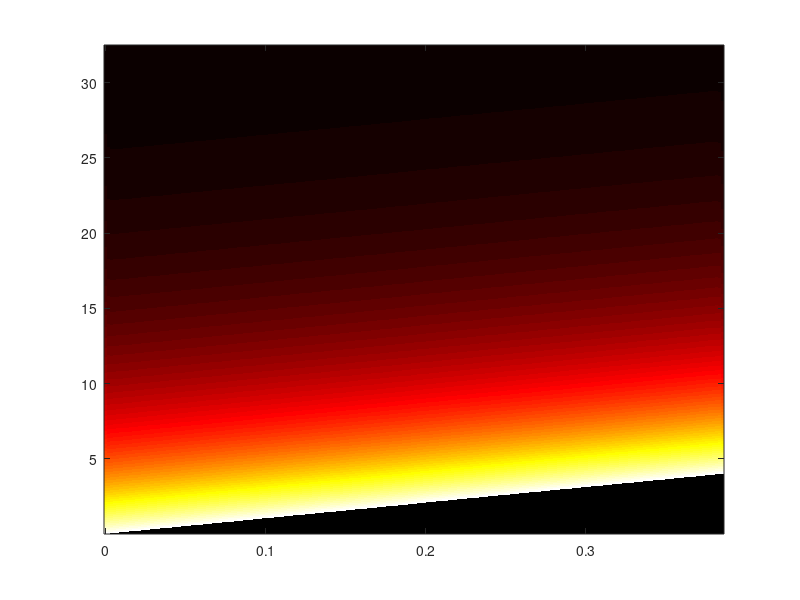

Recreate this plot in MATLAB. (Note: this script raises an error after producing the figure.)

clear; clc; close all

%% Parameters

rho = 1240;
cp = 1800;
k = 0.13;
w = 0.0004;
a = 0.08;
b = 0.04;

h = 10;
hb = 100;
Te = 22;
Tb = 60;
T0 = 200;

Tprint = 4;
dt = 0.01;
tmax = 180;
tol = 1;

%% Filament geometry

L = pi*(3*(a+b) - sqrt((3*a+b)*(a+3*b)));
N = 200;
ds = L/N;
s = (0:N-1)'*ds;
T = nan(N,1);
nPrinted = 0;

%% Heat equation

alpha = k/(rho*cp);
gamma1 = alpha/ds^2;
beta = (3*h + hb)/(rho*cp*w);
dt_max = 1/(2*gamma1 + beta);
assert(dt < dt_max, 'Time step too large')

%% Simulation 
% Finite volume method with forward Euler

time = [];
T_history = [];
temperatureDifference = [];

for t = 0:dt:tmax

    nActive = min(N, floor(t/Tprint*(N-1)) + 1);
    T(nPrinted+1:nActive) = T0;
    nPrinted = nActive;
    temp = T(1:nActive);
    Phi = zeros(nActive+1,1);

    if nActive > 1
        Phi(2:end-1) = ...
            (temp(1:end-1)-temp(2:end))*gamma1;
    end

    if nActive == N
        Phi(1) = (temp(end)-temp(1))*gamma1;
        Phi(end) = Phi(1);
    end

    f_T = (3*h*(Te-temp) + hb*(Tb-temp))/(rho*cp*w);

    T(1:nActive) = temp + dt*(...
        Phi(1:end-1) - Phi(2:end) + f_T);

    time(end+1) = t+dt;
    T_history(:,end+1) = T;

    temperatureDifference(end+1) = ...
        max(T(1:nActive)) - min(T(1:nActive));

    if t >= Tprint && temperatureDifference(end) < tol
        break
    end
end

%% Results

fprintf('Filament length: %.4f m\n', L)
fprintf('Time until uniform: %.2f s\n', time(end))
fprintf('Cooling after printing: %.2f s\n', time(end)-Tprint)
fprintf('Final temperature difference: %.3f C\n', ...
    temperatureDifference(end))

%% Temperature heatmap

figure

hImg = imagesc(s, time, T_history');
set(hImg, 'AlphaData', double(~isnan(T_history')))
set(gca, 'YDir', 'normal', 'Color', [0.8 0.8 0.8])
colormap(hot)
clim([Te T0])
colorbar
xlabel('Distance along filament (m)')
ylabel('Time (s)')
hold on
yline(Tprint, 'w--', 'Printing complete', 'LineWidth', 1.5)


%% Temperature uniformity

figure
plot(time, temperatureDifference, 'LineWidth', 1.5)
hold on
yline(tol,'--','Uniformity criterion')
xline(Tprint,'--','Printing complete')
xlabel('Time (s)')
ylabel('Maximum temperature difference (C)')
grid on
